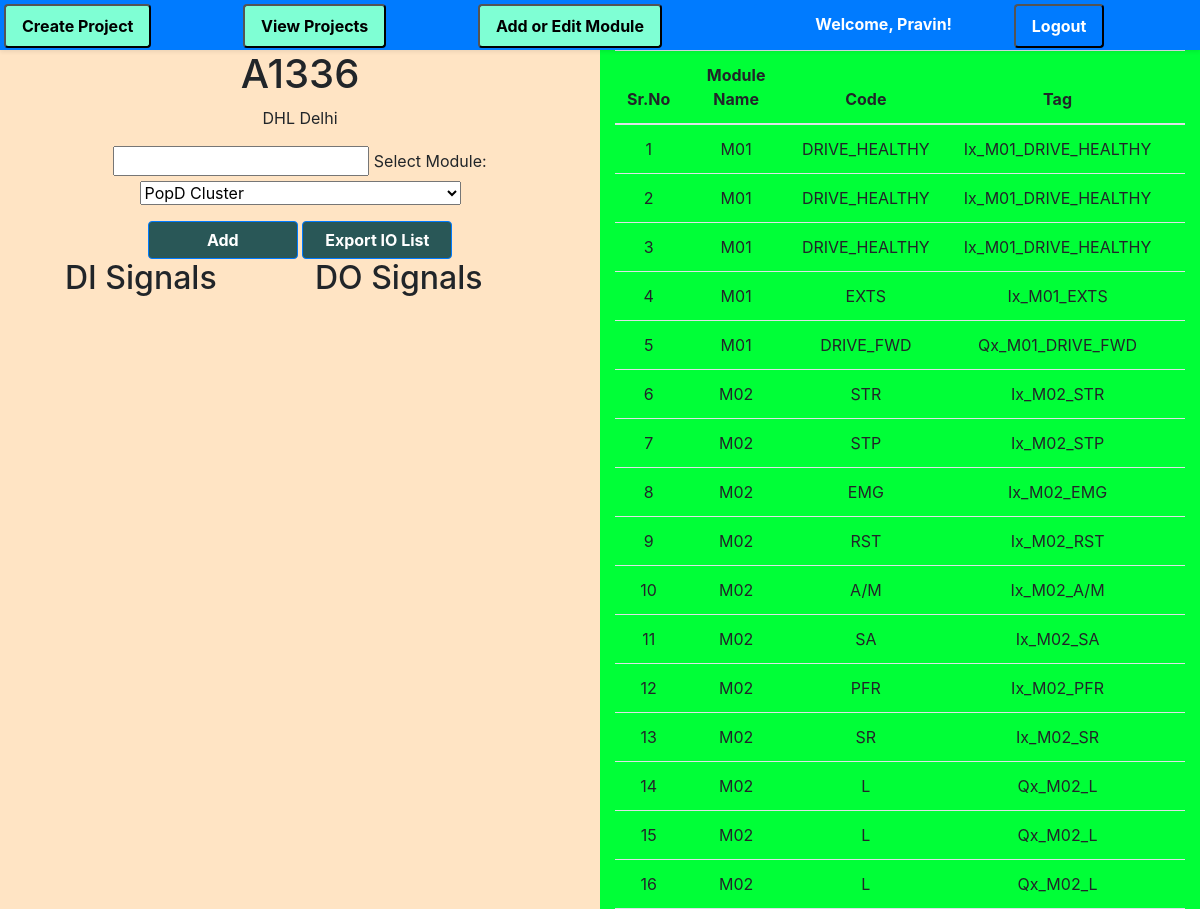
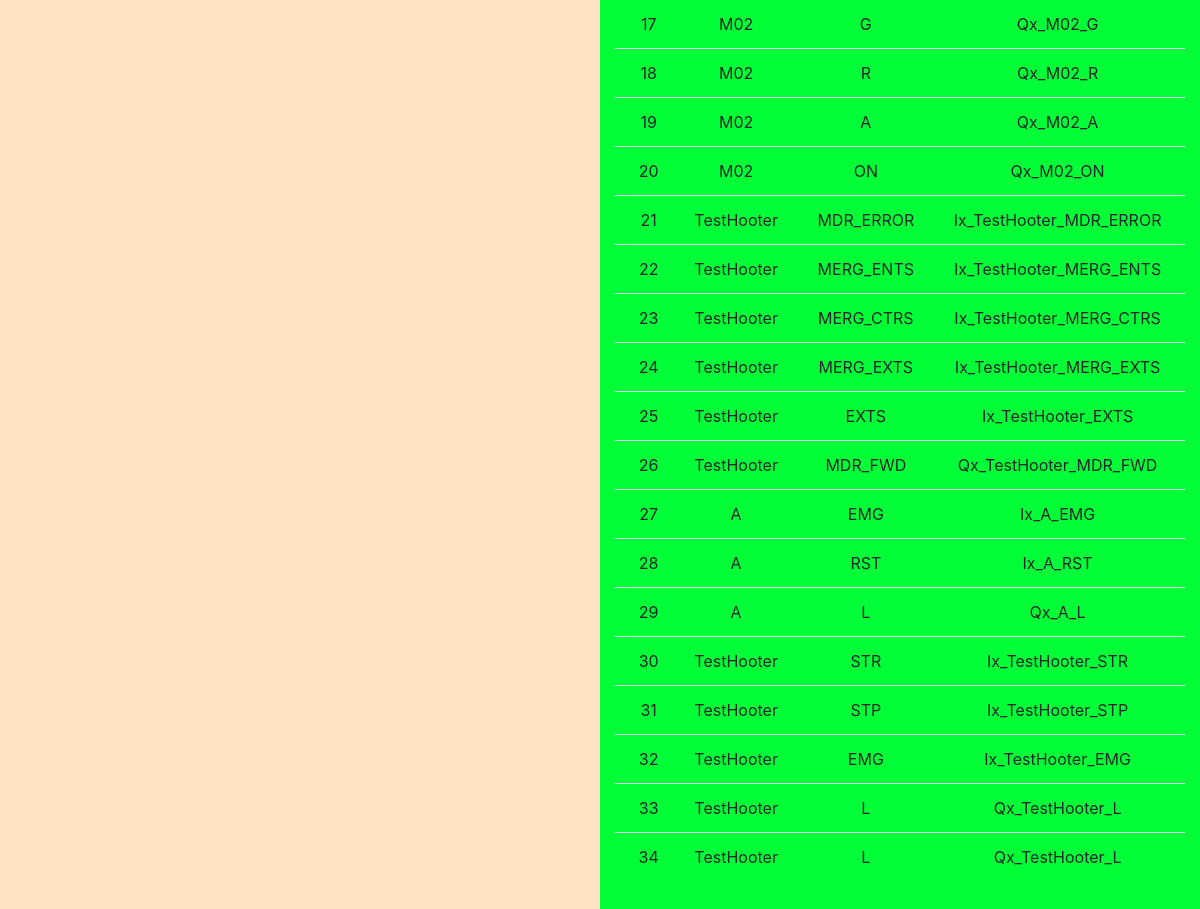
Screenshot of /projects/1/ (signed in) with the database file from the repository (2 pictures, top to bottom).
### iol/models.py (models this page shows, shortened)
class Project(models.Model):
    name = models.CharField(max_length=50)
    description = models.TextField(max_length=500, blank=True)

class IOList(models.Model):
    project = models.ForeignKey(Project, on_delete=models.CASCADE)
    name = models.CharField(max_length=30)
    equipment_code = models.CharField(max_length=30)
    code = models.CharField(max_length=40)
    tag = models.CharField(max_length=100, editable=False)
    signal_type = models.CharField(max_length=10)
    device_type = models.TextField(max_length=100, blank=True)
    actual_description = models.TextField(max_length=100)
    panel_number = models.CharField(max_length=10, blank=True, null=True)
    node = models.CharField(max_length=10, blank=True, null=True)
    rack = models.IntegerField(blank=True, null=True)
    module_position = models.IntegerField(blank=True, null=True)
    terminal_block = models.CharField(max_length=5, blank=True, null=True)
    terminal_number = models.IntegerField(blank=True, null=True)
    channel = models.IntegerField( blank=True, null=True)
    io_address = models.CharField(max_length=10, blank=True, null=True)
    module = models.CharField(max_length=50, default="Testing")

### iol/views.py (the view)
# urls.py: path('projects/<int:project_id>/', views.project_detail, name='project_detail'),
@login_required(login_url="/accounts/login")
def project_detail(request, project_id):
    project = get_object_or_404(Project, pk=project_id)
    modules = Module.objects.all()
    signals = None
    request.session['project'] = project_id
    io_list = IOList.objects.filter(project = project)
    return render(request, 'projects/project_detail.html', {'project': project, 'modules': modules, 'signals': signals, 'io_list': io_list})

### templates/projects/project_detail.html (shortened to what this page needs)
{% extends 'base/base.html' %}
{% block content %}
<div class = "container-fluid">
  <div class = "row row-height">
    <div class="col-md-6 left">
      <div class="div">
        <h1 id= "projectName">{{ project.name }}</h1>
        <p>{{ project.description }}</p>
        {% load static %}
          <input class=""  id="module_name">
          <label for="module">Select Module:</label>
          <select name="module" id="module" >
            {% for module in modules %}
            <option value="{{ module.id }}">{{ module.module }}</option>
            {% endfor %}
          </select>
          <div class="divbtn">
          <button class="btn btn-primary mt-3 mybtns" id="add-signals-btn">Add</button>
          <button class="btn btn-primary mt-3 mybtns" id="export-iolist-btn">Export IO List</button>
          </div>
        <div class="row">
          <div class="col-5 offset-1" id="di-signals-container">
            <h2>DI Signals</h2>
          </div>
          <div class="col-5" id="do-signals-container">
            <h2>DO Signals</h2>
          </div>
        </div>
      </div>
    </div>
    <div class="col-md-6 right">
      <div class="div">
        <table class="table" id='io-list-table'>
          <thead>
            <tr>
              <th>Sr.No</th>
              <th>Module Name</th>
              <th>Code</th>
              <th>Tag</th>
              <th>Signal Type</th>
            </tr>
          </thead>
          <tbody>
            {% for iolist in io_list %}
            <tr>
              <td>{{ forloop.counter }}</td>
              <td>{{ iolist.name }}</td>
              <td>{{ iolist.code }}</td>
              <td>{{ iolist.tag }}</td>
              <td>{{ iolist.signal_type }}</td>
            </tr>
            {% empty %}
            <tr>
              <td colspan="5">No iolists found.</td>
            </tr>
            {% endfor %}
          </tbody>
        </table>
      </div>
    </div>
  </div>
</div>
{% endblock %}

### templates/base/base.html (shortened to what this page needs)
<!DOCTYPE html>
<html>
<head>
    <link rel="stylesheet" href="https://cdn.jsdelivr.net/npm/bootstrap@4.1.3/dist/css/bootstrap.min.css">
    {% load static %}
    <link rel="stylesheet" type="text/css" href="{% static 'myfirst.css' %}">
</head>
<body>
        <ul class="nav nav-pills nav-fill gap-2 p-1 small bg-primary rounded-5 shadow-sm" id="pillNav2" role="tablist" style="--bs-nav-link-color: var(--bs-white); --bs-nav-pills-link-active-color: var(--bs-primary); --bs-nav-pills-link-active-bg: var(--bs-white);">
            <li class="nav-item" role="presentation">
              <button class="nav-link active rounded-5 navbtns" id="create-tab" data-bs-toggle="tab" type="button" role="tab" aria-selected="true"  onclick="location.href='{% url 'create_project' %}'">Create Project
              </button>
            </li>
            <li class="nav-item" role="presentation">
              <button class="nav-link active rounded-5 navbtns" id="list-tab" data-bs-toggle="tab" type="button" role="tab" aria-selected="false" onclick= "location.href='{% url 'project_list' %}'">View Projects</button>
            </li>
            <li class="nav-item" role="presentation">
              <button class="nav-link active rounded-5 navbtns" id="addmodule-tab" data-bs-toggle="tab" type="button" role="tab" aria-selected="false" onclick= "location.href='{% url 'module_list' %}'">Add or Edit Module</button>
            </li>
            {% if request.user.is_authenticated %}
            <li class="nav-item" role="presentation">
              <p class= "nav-link active rounded-5 navbtns">Welcome, {{ request.user.first_name }}!</p>
              </li>
            <li class="nav-item" role="presentation">
              <button class="nav-link active rounded-5 navbtns" id="addmodule-tab" data-bs-toggle="tab" type="button" role="tab" aria-selected="false" onclick="window.location.href='/accounts/logout';">Logout</button>
            </li>
            {% else %}
            <li class="nav-item" role="presentation">
              <button class="nav-link active rounded-5 navbtns" id="addmodule-tab" data-bs-toggle="tab" type="button" role="tab" aria-selected="false" onclick="window.location.href='/accounts/login';">Login</button>
            </li>
            {% endif %}
          </ul>
        {% block content %}
        {% endblock %}
</body>
</html>

### static/myfirst.css (style rules this page uses)
.div { overflow-y: scroll; height: 100%; }
.btn { justify-content: space-between; align-self: center; width: 150px; align-items: center; }
.row-height { height: 100vh; }
.left { background-color: bisque; height: 100%; overflow-y: scroll; }
.right { background-color: rgb(0, 255, 55); height: 100%; overflow-y: scroll; }
.mybtns { background-color: rgb(41, 87, 87); font-weight: bold; font-size: medium; }
.navbtns { background-color: aquamarine; font-weight: bold; font-size: medium; }
.div { text-align: center; }
#di-signals-container, #do-signals-container { text-align: left; }
.nav-pills { position: sticky; top: 0px; left: 0px; z-index: 2; display: flex; width: 100%; height: 50px; background: rgba(0, 0, 0, 0.6); }

### rows the page displays
Project: name "A1336", description "DHL Delhi"
IOList: name "M01", code "DRIVE_HEALTHY", tag "Ix_M01_DRIVE_HEALTHY"
IOList: name "M01", code "DRIVE_HEALTHY", tag "Ix_M01_DRIVE_HEALTHY"
IOList: name "M01", code "DRIVE_HEALTHY", tag "Ix_M01_DRIVE_HEALTHY"
IOList: name "M01", code "EXTS", tag "Ix_M01_EXTS"
IOList: name "M01", code "DRIVE_FWD", tag "Qx_M01_DRIVE_FWD"
IOList: name "M02", code "STR", tag "Ix_M02_STR"
IOList: name "M02", code "STP", tag "Ix_M02_STP"
IOList: name "M02", code "EMG", tag "Ix_M02_EMG"
IOList: name "M02", code "RST", tag "Ix_M02_RST"
IOList: name "M02", code "A/M", tag "Ix_M02_A/M"
IOList: name "M02", code "SA", tag "Ix_M02_SA"
IOList: name "M02", code "PFR", tag "Ix_M02_PFR"
IOList: name "M02", code "SR", tag "Ix_M02_SR"
IOList: name "M02", code "L", tag "Qx_M02_L"
IOList: name "M02", code "L", tag "Qx_M02_L"
IOList: name "M02", code "L", tag "Qx_M02_L"
IOList: name "M02", code "G", tag "Qx_M02_G"
IOList: name "M02", code "R", tag "Qx_M02_R"
IOList: name "M02", code "A", tag "Qx_M02_A"
IOList: name "M02", code "ON", tag "Qx_M02_ON"
IOList: name "TestHooter", code "MDR_ERROR", tag "Ix_TestHooter_MDR_ERROR"
IOList: name "TestHooter", code "MERG_ENTS", tag "Ix_TestHooter_MERG_ENTS"
IOList: name "TestHooter", code "MERG_CTRS", tag "Ix_TestHooter_MERG_CTRS"
IOList: name "TestHooter", code "MERG_EXTS", tag "Ix_TestHooter_MERG_EXTS"
IOList: name "TestHooter", code "EXTS", tag "Ix_TestHooter_EXTS"
IOList: name "TestHooter", code "MDR_FWD", tag "Qx_TestHooter_MDR_FWD"
IOList: name "A", code "EMG", tag "Ix_A_EMG"
IOList: name "A", code "RST", tag "Ix_A_RST"
IOList: name "A", code "L", tag "Qx_A_L"
IOList: name "TestHooter", code "STR", tag "Ix_TestHooter_STR"
IOList: name "TestHooter", code "STP", tag "Ix_TestHooter_STP"
IOList: name "TestHooter", code "EMG", tag "Ix_TestHooter_EMG"
IOList: name "TestHooter", code "L", tag "Qx_TestHooter_L"
IOList: name "TestHooter", code "L", tag "Qx_TestHooter_L"

### other values shown
{{ request.user.first_name }} "Pravin"
form field module "PopD Cluster"
